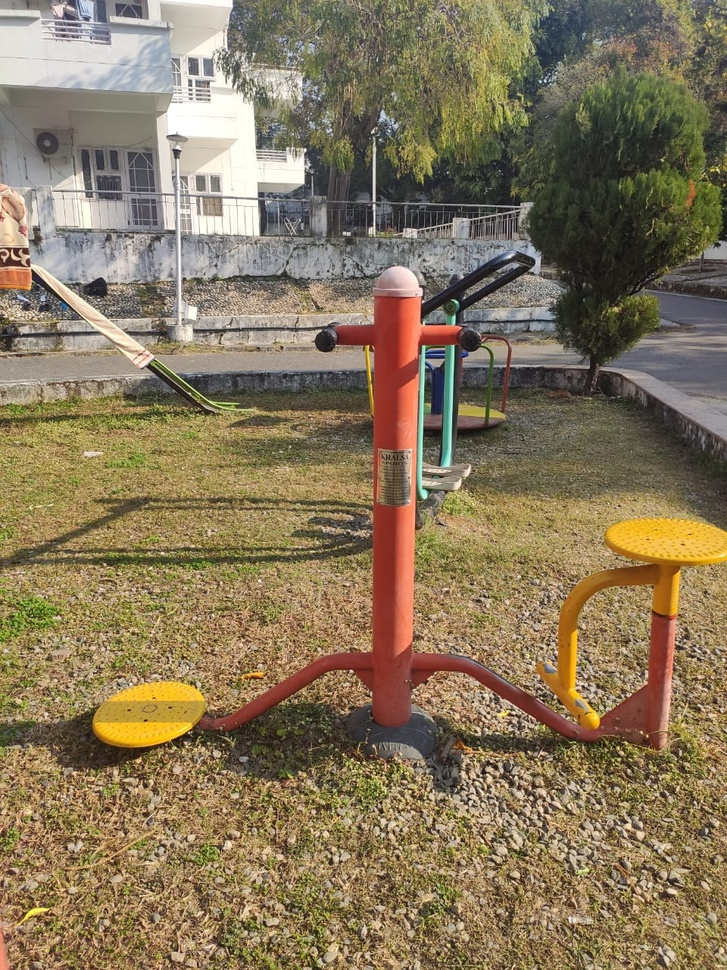
#> input picture pic2.jpeg, 727 x 970 px, shrunk from 960 x 1280 before the run
$ jupyter execute 'canny edge pic2.ipynb'
#> lines starting #> are read from the running program, lines starting #| are printed output that depends on the picture
[cell 1]
import numpy as np
import cv2 as cv
from matplotlib import pyplot as plt
img = cv.imread('pic2.jpeg', cv.IMREAD_GRAYSCALE)
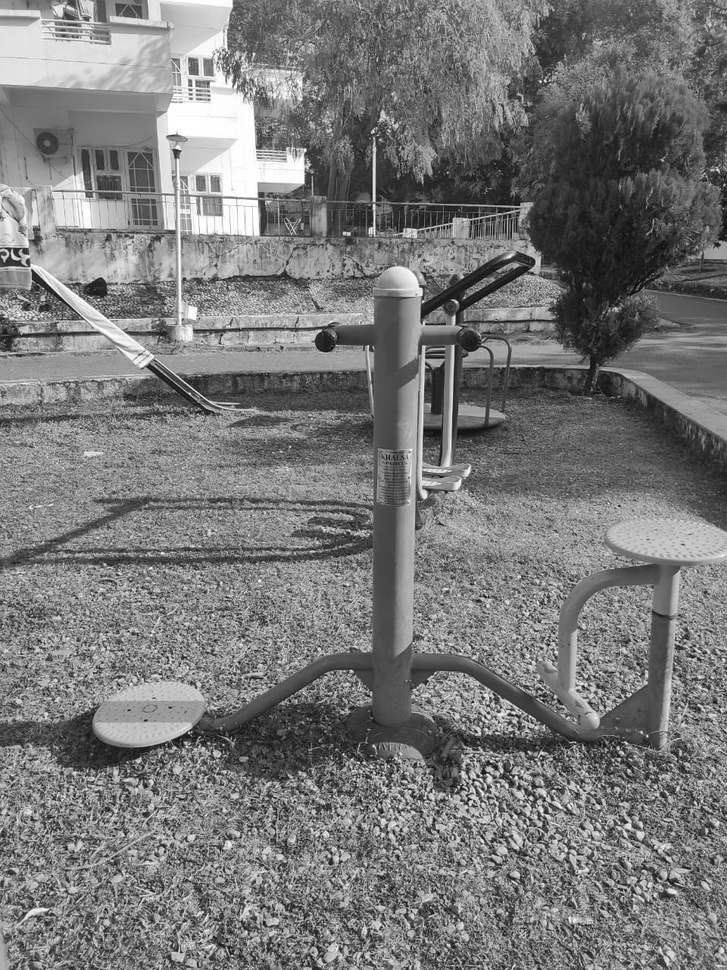
#> img: shape (970, 727); min 0, max 255, mean 120.6
assert img is not None, "file could not be read, check with os.path.exists()"
edges = cv.Canny(img,100,200)
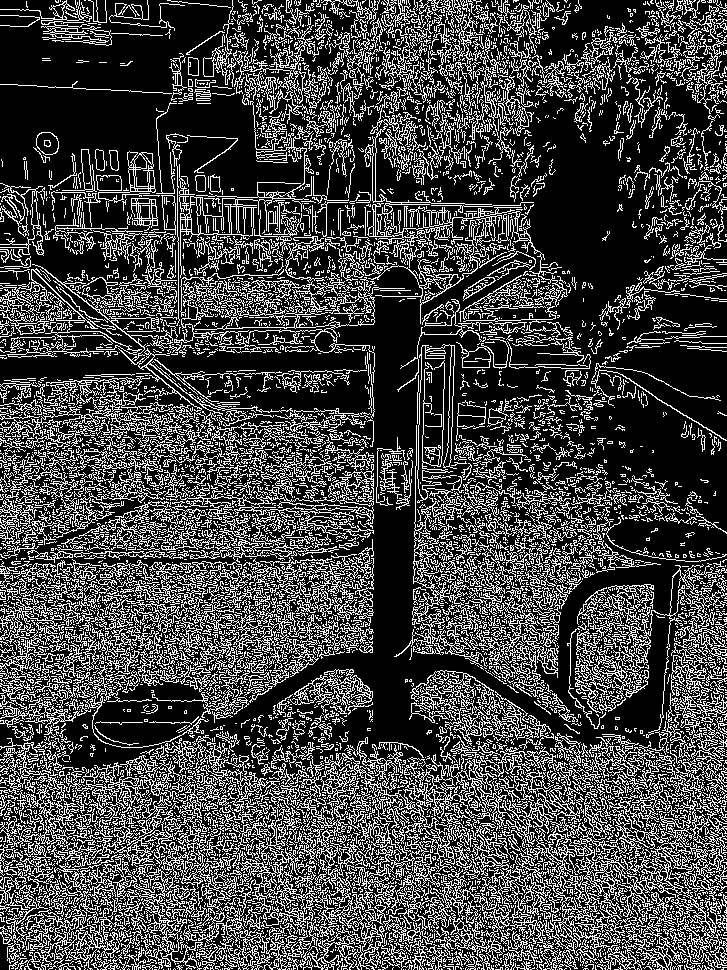
#> edges: shape (970, 727); 26.9% white in thin lines or dots
plt.subplot(121),plt.imshow(img,cmap = 'gray')
plt.title('Original Image'), plt.xticks([]), plt.yticks([])
plt.subplot(122),plt.imshow(edges,cmap = 'gray')
plt.title('Edge Image'), plt.xticks([]), plt.yticks([])
plt.show()
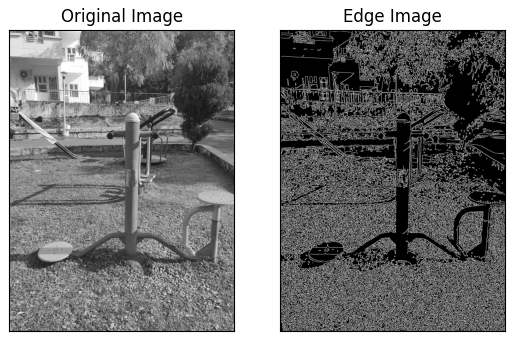
#> figure drawn by matplotlib, 2 panels

$ run again, with Apple1.png saved as pic2.jpeg
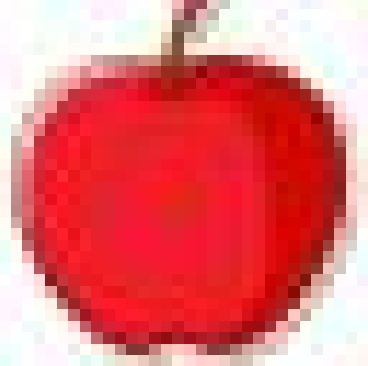
#> input picture Apple1.png, 368 x 366 px
#> `edges = cv.Canny(img,100,200)`:
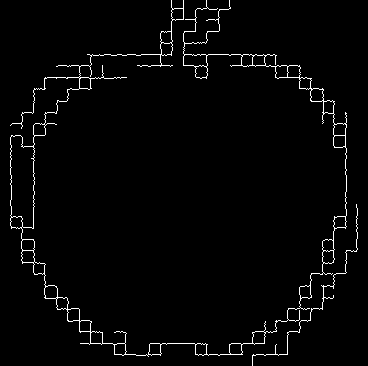
#> edges: shape (366, 368); 2.3% white in thin lines or dots
#> `plt.show()`:
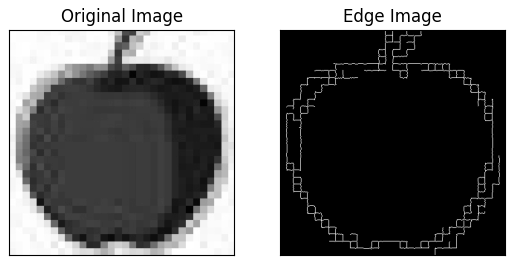
#> figure drawn by matplotlib, 2 panels
